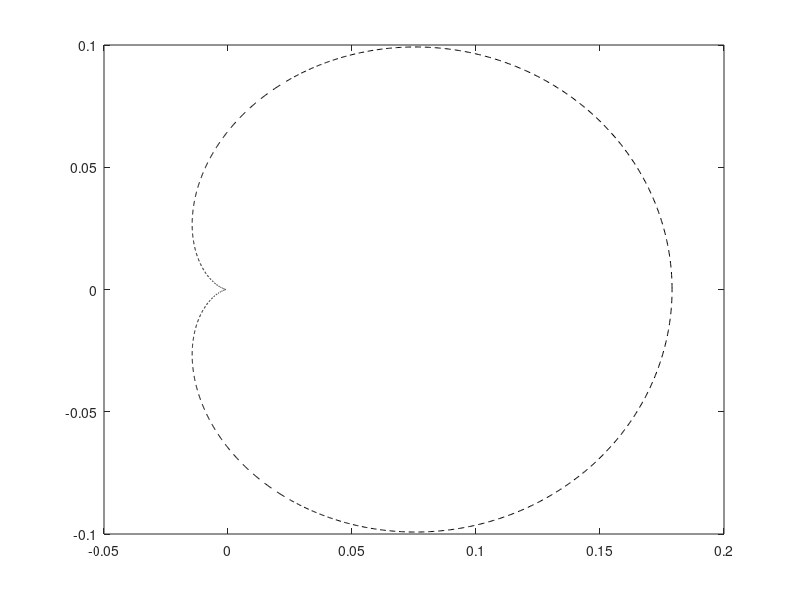

Recreate this plot in MATLAB.
%Solve steady state integral equation, eq 17 in Jiang14 with dI/dt=0
%solve at one arbitrary spatial point, nx/2,ny/2
%np is number of discretization levels on [0,2pi]
function [] = steady_state()
sigma_a = 100;
steady_temp = 1;% 1.023395585899979;
np = 2000; %total number of rays 
mu_z = 0.3333333; %0.881917103688197; 
mu_remainder = sqrt(1-mu_z^2);
mu_x = mu_remainder*cos(linspace(0,pi,np/2));
mu_y = sqrt(mu_remainder^2-mu_x.^2); 
mu_x = [mu_x -mu_x]';
mu_y = [mu_y  -mu_y]';
%analytic solution is symmetric about x-axis
point_weights = ones(np,1)/np; 

C = 10;
vx = 3.0; %2.955596777221964; %0.3*C;
%error is with the coupled equation solver. this system is linear though!
%build A
A = zeros(np,np); 
for i=1:np %each row
    for j=1:np % each column
        if (j==i) %diagonal
            A(i,j) = sigma_a*(-C + mu_x(i)*vx - vx^2/C*point_weights(i)- vx^2/C*mu_x(i)^2*point_weights(i));
        else
            A(i,j) = sigma_a*(-vx^2/C*point_weights(j)- vx^2/C*mu_x(j)^2*point_weights(j));            
        end
    end
end
%build b
b = -1*sigma_a*steady_temp^4/(4*pi)*(C+3*vx*mu_x); 
I_analytic = A\b; 

% function output = func2minimize(I) %from R^np --> R^np
%     J = point_weights'*I; 
%     Kxx = (mu_x.^2.*point_weights)'*I; 
%     output = (C*sigma_a*(steady_temp^4/(4*pi) - I) + 3*mu_x*vx*steady_temp^4/(4*pi)*sigma_a + ...
%         mu_x*vx*sigma_a.*I - sigma_a*vx^2/C*(J + Kxx));
% end
% % end function 
% x0 = 0.1*ones(np,1);
% dx = 0.000001;
% [I_analytic] = secantm(x0,dx,@func2minimize);
x_out = mu_x.*I_analytic; 
y_out = mu_y.*I_analytic; 
out_count = 0;
% for i=1:np 
%         out_count = out_count +1; 
%         x_out(out_count) = I_analytic(i).*mu_x(i);
%         y_out(out_count) = I_analytic(i).*mu_y(i);
%     end
% end
plot(x_out, y_out,'--k'); 

end
